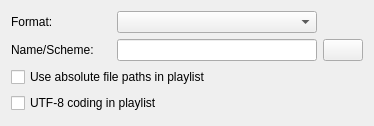
<?xml version="1.0" encoding="UTF-8"?>
<ui version="4.0">
 <class>ProfileDataPlaylistWidgetUI</class>
 <widget class="QWidget" name="ProfileDataPlaylistWidgetUI">
  <property name="geometry">
   <rect>
    <x>0</x>
    <y>0</y>
    <width>374</width>
    <height>126</height>
   </rect>
  </property>
  <layout class="QGridLayout" name="gridLayout">
   <item row="0" column="0">
    <widget class="QLabel" name="label_format">
     <property name="minimumSize">
      <size>
       <width>100</width>
       <height>0</height>
      </size>
     </property>
     <property name="text">
      <string>Format:</string>
     </property>
    </widget>
   </item>
   <item row="0" column="1">
    <widget class="KComboBox" name="kcombobox_format"/>
   </item>
   <item row="1" column="0">
    <widget class="QLabel" name="label_scheme">
     <property name="minimumSize">
      <size>
       <width>100</width>
       <height>0</height>
      </size>
     </property>
     <property name="text">
      <string>Name/Scheme:</string>
     </property>
    </widget>
   </item>
   <item row="1" column="1">
    <widget class="QLineEdit" name="qlineedit_scheme"/>
   </item>
   <item row="1" column="2">
    <widget class="QPushButton" name="kpushbutton_scheme"/>
   </item>
   <item row="2" column="0" colspan="2">
    <widget class="QCheckBox" name="checkBox_abs_file_path">
     <property name="text">
      <string>Use absolute file paths in playlist</string>
     </property>
    </widget>
   </item>
   <item row="3" column="0" colspan="2">
    <widget class="QCheckBox" name="checkBox_utf8">
     <property name="text">
      <string>UTF-8 coding in playlist</string>
     </property>
    </widget>
   </item>
   <item row="4" column="1">
    <spacer name="verticalSpacer">
     <property name="orientation">
      <enum>Qt::Vertical</enum>
     </property>
     <property name="sizeHint" stdset="0">
      <size>
       <width>20</width>
       <height>4</height>
      </size>
     </property>
    </spacer>
   </item>
  </layout>
 </widget>
 <customwidgets>
  <customwidget>
   <class>KComboBox</class>
   <extends>QComboBox</extends>
   <header>kcombobox.h</header>
  </customwidget>
  <customwidget>
   <class>QLineEdit</class>
   <extends>QLineEdit</extends>
   <header>qlineedit.h</header>
  </customwidget>
 </customwidgets>
 <resources/>
 <connections/>
</ui>
